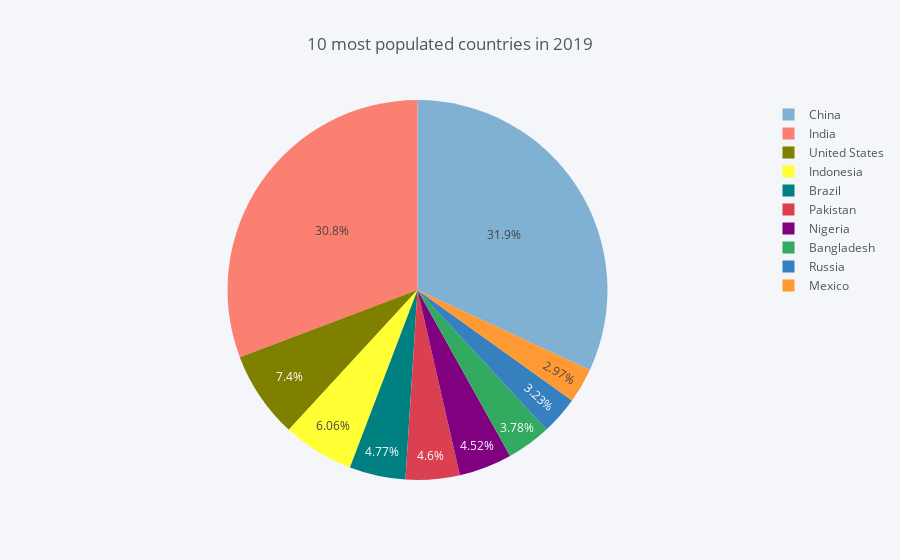

This figure's notebook cell:
### Markdown cell above
### Pie Chart

A pie chart can be used when you want to compare categories as percentages of the whole.

This pie chart shows the 10 most populated countries in 2019.

### Code cell
year = '2019'
df.sort_values(year).tail(10).iplot(kind='pie',labels='name',values=year,title='10 most populated countries in 2019')

### Figure 1 — Plotly figure (JSON) as saved in the notebook; plotly's stock layout.template omitted (floating-point values rounded to 4 significant figures)
{"data": [{"labels": ["Mexico", "Russia", "Bangladesh", "Nigeria", "Pakistan", "Brazil", "Indonesia", "United States", "India", "China"], "marker": {"colors": ["rgba(255, 153, 51, 1.0)", "rgba(55, 128, 191, 1.0)", "rgba(50, 171, 96, 1.0)", "rgba(128, 0, 128, 1.0)", "rgba(219, 64, 82, 1.0)", "rgba(0, 128, 128, 1.0)", "rgba(255, 255, 51, 1.0)", "rgba(128, 128, 0, 1.0)", "rgba(251, 128, 114, 1.0)", "rgba(128, 177, 211, 1.0)"]}, "name": "", "type": "pie", "values": [132328035, 143895551, 168065920, 200962417, 204596442, 212392717, 269536482, 329093110, 1368737513, 1420062022]}], "layout": {"legend": {"bgcolor": "#F5F6F9", "font": {"color": "#4D5663"}}, "paper_bgcolor": "#F5F6F9", "plot_bgcolor": "#F5F6F9", "title": "10 most populated countries in 2019", "titlefont": {"color": "#4D5663"}}}
